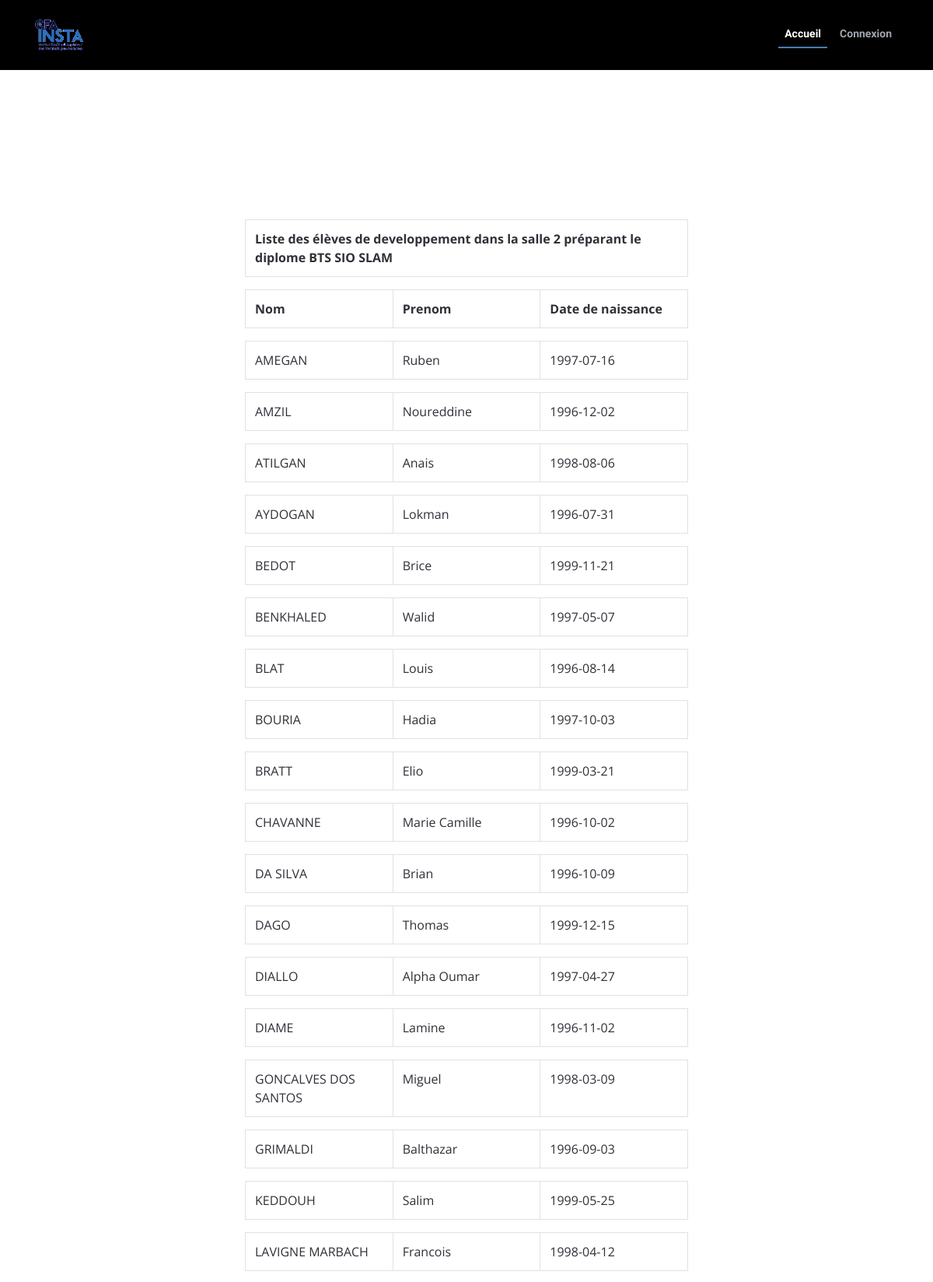
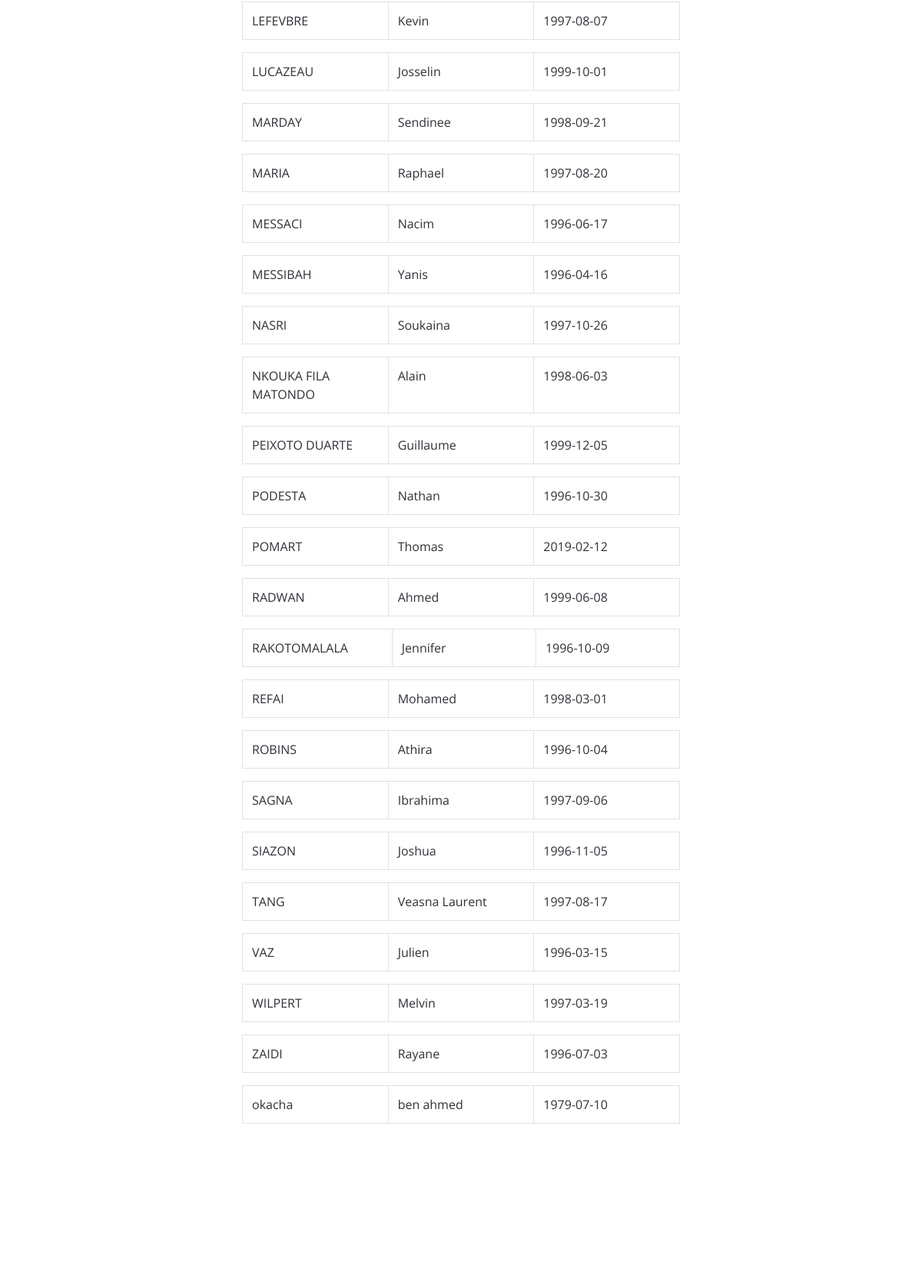
Screenshot of /vue/slam.php (upper part) with the database file from the repository (2 pictures, top to bottom).
### tables this page shows
CREATE TABLE IF NOT EXISTS `etudiant` (
  `id_etudiant` int(11) NOT NULL,
  `Nom` varchar(50) NOT NULL,
  `Prenom` varchar(50) NOT NULL,
  `Date_naiss` date NOT NULL,
  `Email` varchar(50) NOT NULL,
  `login` varchar(50) NOT NULL,
  `mdp` varchar(50) NOT NULL,
  `adresse` varchar(50) NOT NULL,
  `Roles` varchar(50) NOT NULL,
  `id_classe` int(11) NOT NULL
);

### controleur/leControleur.php (called while the page is built, shortened)
<?php
require_once("../modele/leModele.php");
class leControleur
{
    private $unModele;
    public function __construct($server,$bdd,$user,$mdp)
    {
        $this->unModele = new leModele($server,$bdd,$user,$mdp);
    }
    public function selectSlam()
    {
        return $this->unModele->selectSlam();
    }
}

### modele/leModele.php (called while the page is built, shortened)
<?php
class leModele {
    private $unPdo;
    public function __construct($server, $bdd, $user, $mdp)
    {
        $this->unPdo = null;
        try
        {
            $this->unPdo = new PDO("mysql:host=".$server.";dbname=".$bdd,$user,$mdp);
        }
        catch(PDOExecption $exp)
        {
            echo "Erreur de connexion à la base données";
            echo $exp->getMessage();
        }
    }
    public function selectSlam()
    {
    if ($this->unPdo != null) {
            $requete = "
            select e.id_etudiant, e.Nom, e.Prenom, e.Date_naiss, c.Libelle, c.Salle, c.Diplome
            from etudiant e, classe c
            where e.id_classe = c.id_classe and e.id_classe = 2;";
            $select = $this->unPdo->prepare($requete);
            $select->execute();
            $result = $select->fetchAll();
            return $result;
        }
    }
}

### vue/affichage/vueSlam.php (the view, shortened to what this page needs)
<?php
        echo"<table class=' table table-bordered'>";
        echo" <tr><th width='100%'>Liste des élèves de developpement dans la salle 2 préparant le diplome BTS SIO SLAM</th></table>
        <table class=' table table-bordered'>";
        if(isset($_SESSION['login']) && $_SESSION['login'] == "admin")
        { echo "<th width='25%'>Id</th>";
         } echo"<th width='25%'>Nom</th><th width='25%'>Prenom</th><th width='25%'>Date de naissance</th>
        ";
    foreach ($result as $unResultat)
    {
        echo"<table class=' table table-bordered'>";
    echo "<tr>";
            ?>
            <td width="25%"><a href='bulletin.php?id=<?php echo $id?>'><?php echo $unResultat['id_etudiant']?></a></td><?php
    echo "<td width='25%'>".$unResultat['Nom']."</td>
         <td width='25%'>".$unResultat['Prenom']."</td>
         <td width='25%'>".$unResultat['Date_naiss']."</td> "
         ;
         echo"</table>
         </form> </td>
         </tr>";
    }
    echo "</table></table>";
?>

### css/style.css (style rules this page uses)
body { background-image: url("../img/test.jpg"); background: cover; background: no-repeat; color: #2f3138; font-family: "Open Sans", sans-serif; }

### rows the page displays
etudiant: Nom "AMEGAN", Prenom "Ruben", Date_naiss "1997-07-16"
etudiant: Nom "AMZIL", Prenom "Noureddine", Date_naiss "1996-12-02"
etudiant: Nom "ATILGAN", Prenom "Anais", Date_naiss "1998-08-06"
etudiant: Nom "AYDOGAN", Prenom "Lokman", Date_naiss "1996-07-31"
etudiant: Nom "BEDOT", Prenom "Brice", Date_naiss "1999-11-21"
etudiant: Nom "BENKHALED", Prenom "Walid", Date_naiss "1997-05-07"
etudiant: Nom "BLAT", Prenom "Louis", Date_naiss "1996-08-14"
etudiant: Nom "BOURIA", Prenom "Hadia", Date_naiss "1997-10-03"
etudiant: Nom "BRATT", Prenom "Elio", Date_naiss "1999-03-21"
etudiant: Nom "CHAVANNE", Prenom "Marie Camille", Date_naiss "1996-10-02"
etudiant: Nom "DA SILVA", Prenom "Brian", Date_naiss "1996-10-09"
etudiant: Nom "DAGO", Prenom "Thomas", Date_naiss "1999-12-15"
etudiant: Nom "DIALLO", Prenom "Alpha Oumar", Date_naiss "1997-04-27"
etudiant: Nom "DIAME", Prenom "Lamine", Date_naiss "1996-11-02"
etudiant: Nom "GONCALVES DOS SANTOS", Prenom "Miguel", Date_naiss "1998-03-09"
etudiant: Nom "GRIMALDI", Prenom "Balthazar", Date_naiss "1996-09-03"
etudiant: Nom "KEDDOUH", Prenom "Salim", Date_naiss "1999-05-25"
etudiant: Nom "LAVIGNE MARBACH", Prenom "Francois", Date_naiss "1998-04-12"
etudiant: Nom "LEFEVBRE", Prenom "Kevin", Date_naiss "1997-08-07"
etudiant: Nom "LUCAZEAU", Prenom "Josselin", Date_naiss "1999-10-01"
etudiant: Nom "MARDAY", Prenom "Sendinee", Date_naiss "1998-09-21"
etudiant: Nom "MARIA", Prenom "Raphael", Date_naiss "1997-08-20"
etudiant: Nom "MESSACI", Prenom "Nacim", Date_naiss "1996-06-17"
etudiant: Nom "MESSIBAH", Prenom "Yanis", Date_naiss "1996-04-16"
etudiant: Nom "NASRI", Prenom "Soukaina", Date_naiss "1997-10-26"
etudiant: Nom "NKOUKA FILA MATONDO", Prenom "Alain", Date_naiss "1998-06-03"
etudiant: Nom "PEIXOTO DUARTE", Prenom "Guillaume", Date_naiss "1999-12-05"
etudiant: Nom "PODESTA", Prenom "Nathan", Date_naiss "1996-10-30"
etudiant: Nom "POMART", Prenom "Thomas", Date_naiss "2019-02-12"
etudiant: Nom "RADWAN", Prenom "Ahmed", Date_naiss "1999-06-08"
etudiant: Nom "RAKOTOMALALA", Prenom "Jennifer", Date_naiss "1996-10-09"
etudiant: Nom "REFAI", Prenom "Mohamed", Date_naiss "1998-03-01"
etudiant: Nom "ROBINS", Prenom "Athira", Date_naiss "1996-10-04"
etudiant: Nom "SAGNA", Prenom "Ibrahima", Date_naiss "1997-09-06"
etudiant: Nom "SIAZON", Prenom "Joshua", Date_naiss "1996-11-05"
etudiant: Nom "TANG", Prenom "Veasna Laurent", Date_naiss "1997-08-17"
etudiant: Nom "VAZ", Prenom "Julien", Date_naiss "1996-03-15"
etudiant: Nom "WILPERT", Prenom "Melvin", Date_naiss "1997-03-19"
etudiant: Nom "ZAIDI", Prenom "Rayane", Date_naiss "1996-07-03"
etudiant: Nom "okacha", Prenom "ben ahmed", Date_naiss "1979-07-10"

### other values shown
$connec "Connexion"
